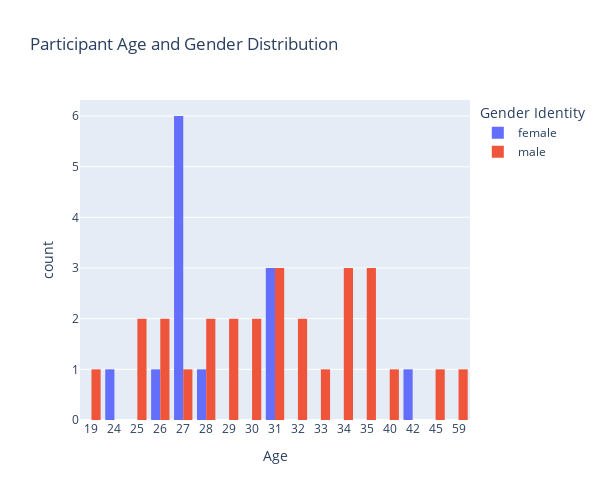

The cell this chart's notebook holds for it:
### Code cell
unique_ages = sorted(p_df['age'].unique())

fig = px.histogram(
    p_df, 
    x='age', 
    color='genderIdentity', 
    title='Participant Age and Gender Distribution',
    labels={
        'age': 'Age',
        'genderIdentity': 'Gender Identity'
    },
    category_orders={'age': unique_ages},
    barmode='group'
)
fig.update_xaxes(type='category')
fig.update_layout(width=600, height=500)
fig.show()

print(f'Female participants: {len(p_df[(p_df["genderIdentity"] == "female")])}')
print(f'Male participants: {len(p_df[(p_df["genderIdentity"] == "male")])}')
print(f'Avg age: {p_df['age'].mean()}')
print(f'Avg age: {p_df['age'].median()}')
print(f'Avg age: {p_df['age'].std()}')

### Figure 1 — Plotly figure (JSON) as saved in the notebook; plotly's stock layout.template omitted (floating-point values rounded to 4 significant figures)
{"data": [{"alignmentgroup": "True", "bingroup": "x", "hovertemplate": "Gender Identity=female<br>Age=%{x}<br>count=%{y}<extra></extra>", "legendgroup": "female", "marker": {"color": "#636efa", "pattern": {"shape": ""}}, "name": "female", "offsetgroup": "female", "orientation": "v", "showlegend": true, "type": "histogram", "x": [27, 27, 26, 24, 42, 27, 27, 31, 27, 27, 31, 31, 28], "xaxis": "x", "yaxis": "y"}, {"alignmentgroup": "True", "bingroup": "x", "hovertemplate": "Gender Identity=male<br>Age=%{x}<br>count=%{y}<extra></extra>", "legendgroup": "male", "marker": {"color": "#EF553B", "pattern": {"shape": ""}}, "name": "male", "offsetgroup": "male", "orientation": "v", "showlegend": true, "type": "histogram", "x": [45, 31, 34, 19, 29, 28, 26, 32, 35, 30, 25, 26, 30, 34, 33, 35, 29, 35, 31, 31, 34, 28, 27, 40, 32, 25, 59], "xaxis": "x", "yaxis": "y"}], "layout": {"barmode": "group", "height": 500, "legend": {"title": {"text": "Gender Identity"}, "tracegroupgap": 0}, "title": {"text": "Participant Age and Gender Distribution"}, "width": 600, "xaxis": {"anchor": "y", "categoryarray": [19, 24, 25, 26, 27, 28, 29, 30, 31, 32, 33, 34, 35, 40, 42, 45, 59], "categoryorder": "array", "domain": [0, 1], "title": {"text": "Age"}, "type": "category"}, "yaxis": {"anchor": "x", "domain": [0, 1], "title": {"text": "count"}}}}
